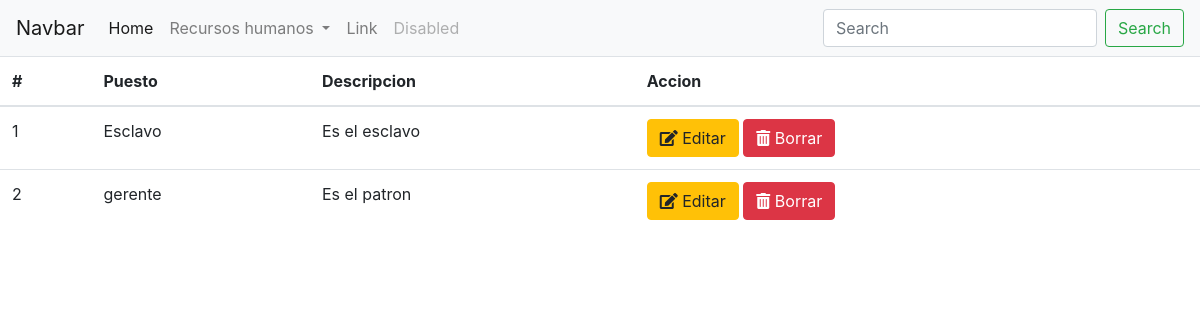
Before: /RH/roles with the older database file.
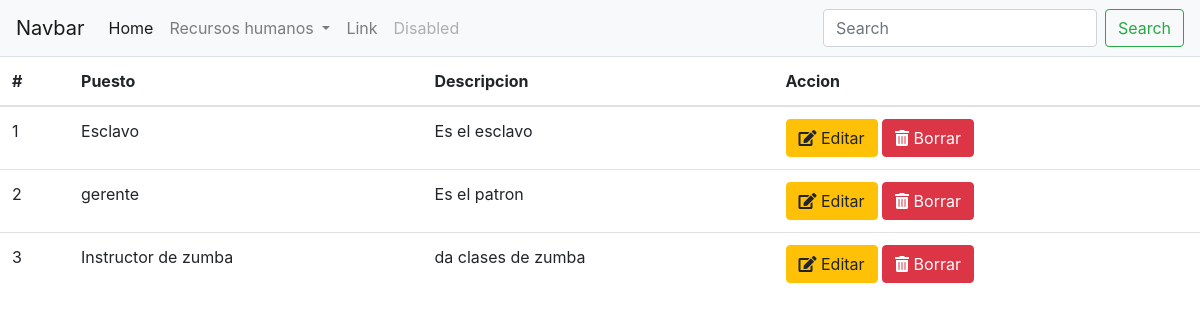
After: the same page with the newer database file.
### RH/models.py (models this page shows)
class Rol(models.Model):
	nombre=models.CharField(max_length=120)
	descripcion=models.TextField()

### RH/views.py (the view)
# urls.py: path('roles',views.roles_index,name='roles_index'),
def roles_index(request):
	roles=Rol.objects.all()
	return render(request,'RH/roles_index.html',{'roles':roles})

### RH/templates/RH/roles_index.html
{% extends "base.html" %}
{% block content %}
	<table class="table">
	  <thead>
	    <tr>
	      <th scope="col">#</th>
	      <th scope="col">Puesto</th>
	      <th scope="col">Descripcion</th>
	      <th scope="col">Accion</th>
	    </tr>
	  </thead>
	  <tbody>
	  	{% for rol in roles %}
		    <tr>
		      <td>{{rol.pk}}</td>
		      <td>{{rol.nombre}}</td>
		      <td>{{rol.descripcion}}</td>
		      <td>
		      	<a class="btn btn-warning" href="{%url 'roles_edit' pk=rol.pk%}" role="button"><i class="fas fa-edit"></i> Editar</a>
		      	<a class="btn btn-danger" href="{%url 'roles_delete' pk=rol.pk%}" role="button"><i class="fas fa-trash-alt"></i> Borrar</a>
		      </td>
		    </tr>
		{% endfor %}
	  </tbody>
	</table>
{% endblock content %}

Changed rows visible on the page:
added Rol: pk "3", nombre "Instructor de zumba", descripcion "da clases de zumba"
